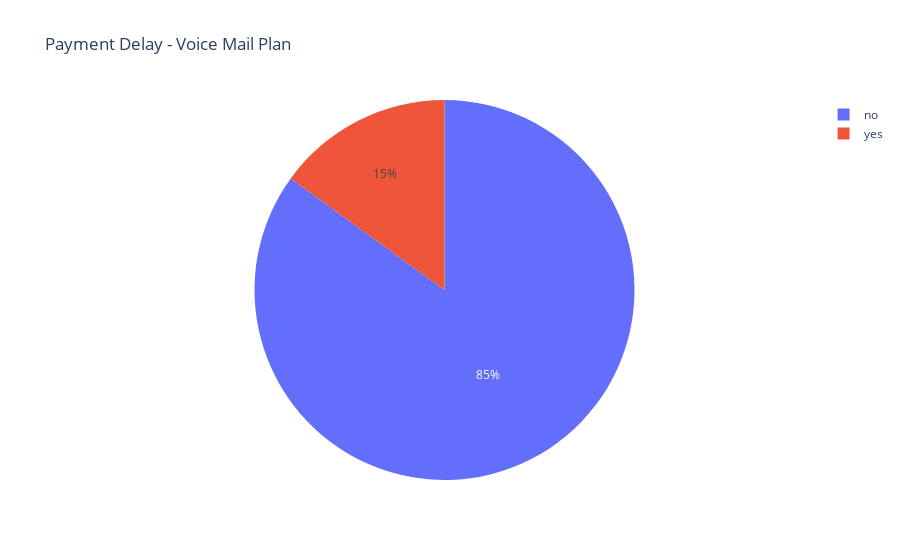
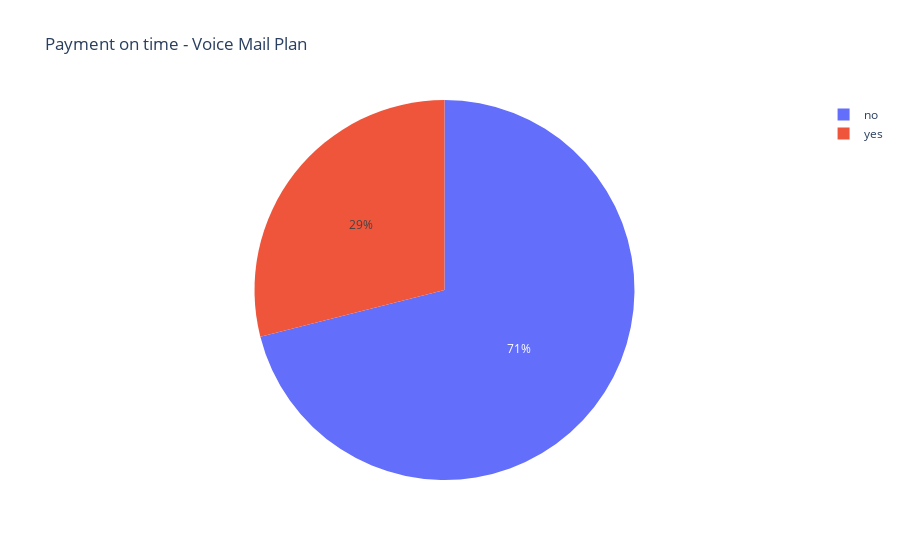

The code cell stored with these charts, in order, in its notebook:
### Markdown cell above
It seems like most of the customers that did not register payment delays didn't have a international plan subscription. However, the majority of those who did not pay on time didn't subscribe to this plan as well, but almost 30% of them had a subscription. So, my guess is that another cause of the payment delays is given by the high price of this international plan.

### Code cell
# y.head(20)
fig = px.pie(df[df['payment_delay'] == 'yes'], names='voice_mail_plan', title='Payment Delay - Voice Mail Plan')
fig.show()

fig = px.pie(df[df['payment_delay'] == 'no'], names='voice_mail_plan', title='Payment on time - Voice Mail Plan')
fig.show()

### Figure 1 — Plotly figure (JSON) as saved in the notebook; plotly's stock layout.template omitted (floating-point values rounded to 4 significant figures; data arrays with more than 128 entries replaced by an {"elided": "..."} marker saying what was removed)
{"data": [{"domain": {"x": [0, 1], "y": [0, 1]}, "hovertemplate": "voice_mail_plan=%{label}<extra></extra>", "labels": {"elided": "413 str values"}, "legendgroup": "", "name": "", "showlegend": true, "type": "pie"}], "layout": {"legend": {"tracegroupgap": 0}, "title": {"text": "Payment Delay - Voice Mail Plan"}}}

### Figure 2 — Plotly figure (JSON) as saved in the notebook; plotly's stock layout.template omitted (floating-point values rounded to 4 significant figures; data arrays with more than 128 entries replaced by an {"elided": "..."} marker saying what was removed)
{"data": [{"domain": {"x": [0, 1], "y": [0, 1]}, "hovertemplate": "voice_mail_plan=%{label}<extra></extra>", "labels": {"elided": "2587 str values"}, "legendgroup": "", "name": "", "showlegend": true, "type": "pie"}], "layout": {"legend": {"tracegroupgap": 0}, "title": {"text": "Payment on time - Voice Mail Plan"}}}
